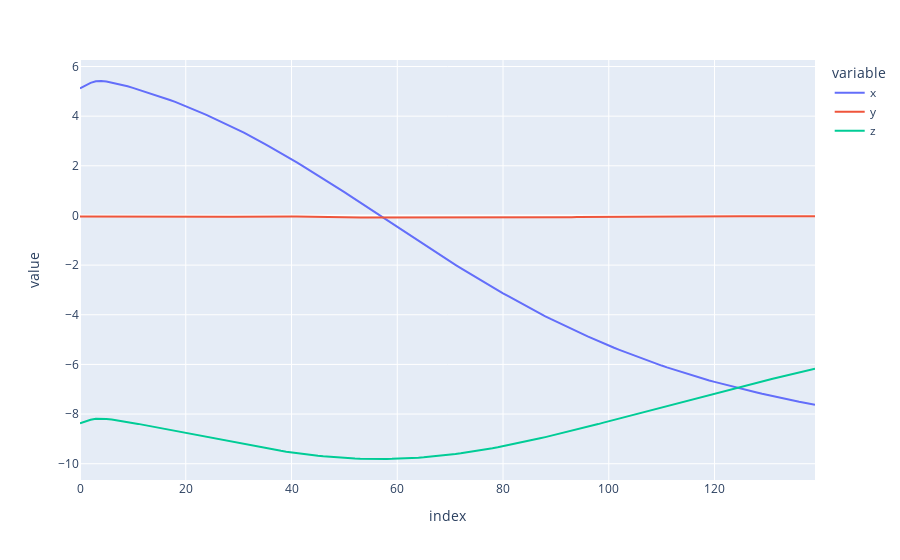
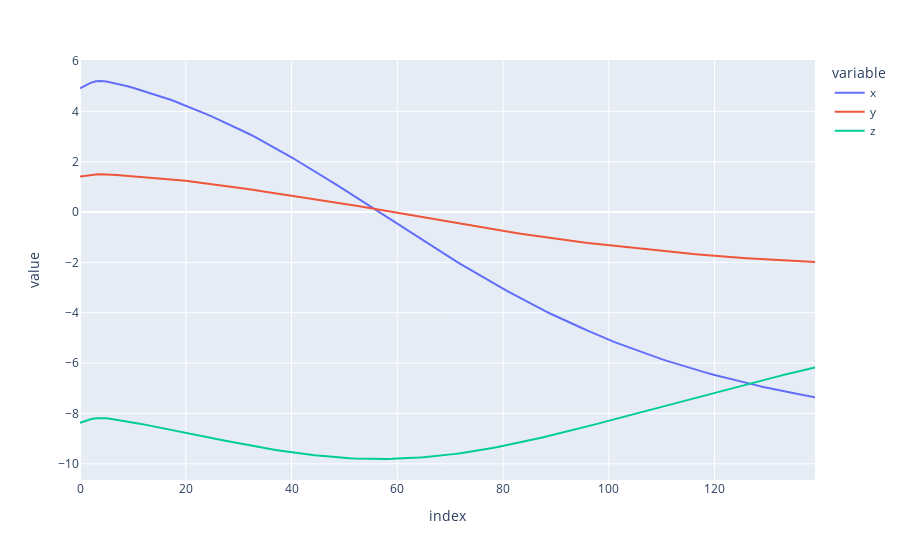

The notebook cell these images were saved under, in order:
### Code cell
px.line(_st.att.inverse().transform_point(g.PZ(9.81))).show()
px.line(_st.att.transform_point(g.PZ(9.81))).show()

### Figure 1 — Plotly figure (JSON) as saved in the notebook; plotly's stock layout.template omitted (floating-point values rounded to 4 significant figures; data arrays with more than 128 entries replaced by an {"elided": "..."} marker saying what was removed)
{"data": [{"hovertemplate": "variable=x<br>index=%{x}<br>value=%{y}<extra></extra>", "legendgroup": "x", "line": {"color": "#636efa", "dash": "solid"}, "marker": {"symbol": "circle"}, "mode": "lines", "name": "x", "orientation": "v", "showlegend": true, "type": "scatter", "x": {"elided": "140 int values"}, "xaxis": "x", "y": {"elided": "140 float values"}, "yaxis": "y"}, {"hovertemplate": "variable=y<br>index=%{x}<br>value=%{y}<extra></extra>", "legendgroup": "y", "line": {"color": "#EF553B", "dash": "solid"}, "marker": {"symbol": "circle"}, "mode": "lines", "name": "y", "orientation": "v", "showlegend": true, "type": "scatter", "x": {"elided": "140 int values"}, "xaxis": "x", "y": {"elided": "140 float values"}, "yaxis": "y"}, {"hovertemplate": "variable=z<br>index=%{x}<br>value=%{y}<extra></extra>", "legendgroup": "z", "line": {"color": "#00cc96", "dash": "solid"}, "marker": {"symbol": "circle"}, "mode": "lines", "name": "z", "orientation": "v", "showlegend": true, "type": "scatter", "x": {"elided": "140 int values"}, "xaxis": "x", "y": {"elided": "140 float values"}, "yaxis": "y"}], "layout": {"legend": {"title": {"text": "variable"}, "tracegroupgap": 0}, "margin": {"t": 60}, "xaxis": {"anchor": "y", "domain": [0, 1], "title": {"text": "index"}}, "yaxis": {"anchor": "x", "domain": [0, 1], "title": {"text": "value"}}}}

### Figure 2 — Plotly figure (JSON) as saved in the notebook; plotly's stock layout.template omitted (floating-point values rounded to 4 significant figures; data arrays with more than 128 entries replaced by an {"elided": "..."} marker saying what was removed)
{"data": [{"hovertemplate": "variable=x<br>index=%{x}<br>value=%{y}<extra></extra>", "legendgroup": "x", "line": {"color": "#636efa", "dash": "solid"}, "marker": {"symbol": "circle"}, "mode": "lines", "name": "x", "orientation": "v", "showlegend": true, "type": "scatter", "x": {"elided": "140 int values"}, "xaxis": "x", "y": {"elided": "140 float values"}, "yaxis": "y"}, {"hovertemplate": "variable=y<br>index=%{x}<br>value=%{y}<extra></extra>", "legendgroup": "y", "line": {"color": "#EF553B", "dash": "solid"}, "marker": {"symbol": "circle"}, "mode": "lines", "name": "y", "orientation": "v", "showlegend": true, "type": "scatter", "x": {"elided": "140 int values"}, "xaxis": "x", "y": {"elided": "140 float values"}, "yaxis": "y"}, {"hovertemplate": "variable=z<br>index=%{x}<br>value=%{y}<extra></extra>", "legendgroup": "z", "line": {"color": "#00cc96", "dash": "solid"}, "marker": {"symbol": "circle"}, "mode": "lines", "name": "z", "orientation": "v", "showlegend": true, "type": "scatter", "x": {"elided": "140 int values"}, "xaxis": "x", "y": {"elided": "140 float values"}, "yaxis": "y"}], "layout": {"legend": {"title": {"text": "variable"}, "tracegroupgap": 0}, "margin": {"t": 60}, "xaxis": {"anchor": "y", "domain": [0, 1], "title": {"text": "index"}}, "yaxis": {"anchor": "x", "domain": [0, 1], "title": {"text": "value"}}}}
